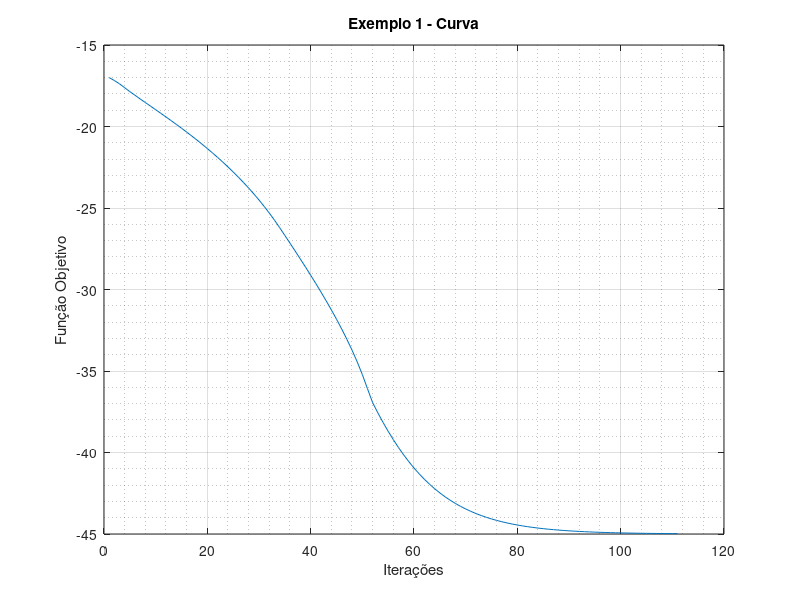

This figure's MATLAB source:
clc
clear all
close all

% Rafael Pavan
% Método Primal Dual Barreira Logarítmica

% Exemplo 1


A = [1 -1 1 0; 0 1 0 1];
b = [15 ; 15];
c = [-2; 1; 0; 0];

xk = [2.5;2.5;2.5;2.5];

sk = [2.5;2.5;2.5;2.5];

wk = [1;1];

e = ones(1,length(xk));

episolon1 = 1e-2;
episolon2 = 1e-2;
episolon3 = 1e-2;

iteracoes=1;

maxi = 1000;

Xk = zeros(length(xk),length(xk));
Sk = zeros(length(xk),length(xk));

f_obj = [];

while(iteracoes<maxi)
    
    for i=1:length(xk)
        
        Xk(i,i) = xk(i);
        
    end
    
    
    for i=1:length(sk)
        
        Sk(i,i) = sk(i);
        
    end
    
    
    % Cálculo de mik
    

    mik = 0.9*transpose(xk)*sk/length(sk); % quantidade de variáveis de folga no problema dual
    
    % Cálculo de tk
    
    tk =  b - A*xk;
    
    % Cálculo de uk
    
    uk = c - transpose(A)*wk-sk;
    
    
    % Cálculo de vk
    
    vk = mik*(transpose(e)) - Xk*Sk*transpose(e);
    
    % Cálculo de pk
    
    pk = inv(Xk)*vk;
    
    
    % Cálculo de thetak
    
    thetak = inv(Sk)*Xk;
    
    
    if mik < episolon1 & norm(tk)/(norm(b)+1) < episolon2 & norm(uk)/(norm(c)+1) < episolon3
        
        display('Solução Ótima Encontrada')
        
        break
        
    end
       
        
        
  
    % Calcula Direção de Translação 
    
    
    % Com as equaçeõs da aula o algoritmo não funcionou. Com as equações do
    % Livro da Puthenpura funcionou! (7.89b e 7.89c)
    
    dwk = inv(A*thetak*transpose(A))*(tk + A*thetak*(uk-pk));
        
    dsk = uk - transpose(A)*dwk;
    
    dxk = thetak*(pk-dsk);
    
    % Teste de Otimalidade
    
    if sum(tk==0) == length(tk) & sum(dxk>0)==length(dxk) & transpose(c)*dxk<0
        
        display('Problema Ilimitado')
        break 
    
    end
    
    if uk == 0 & dsk>0 & transpose(b)*dwk>0

        display('Solução Ótima Encontrada')
        break 
    end
    
    % Cálculo do Passo
    
 
    alfa = 0.9995;
   
    lista_x = max(-dxk./alfa.*xk);
    lista_s = max(-dsk./alfa.*sk);
    
    lista_x = [lista_x,1];
    lista_s = [lista_s,1];
    
    betap = (1/max(lista_x));
    betad = (1/max(lista_s));

    
    % Atualização das Variáveis
    
   
    xk = xk + betap*dxk;
    wk = wk + betad*dwk;
    sk = sk + betad*dsk; 
    
    f_obj = [f_obj,transpose(c)*xk];


    iteracoes = iteracoes + 1;
end



display('Solução Ótima: ')

xk

display('Função Objetivo: ')

transpose(c)*xk

plot(f_obj);
grid on
grid minor
xlabel('Iterações')
ylabel('Função Objetivo')
title('Exemplo 1 - Curva')